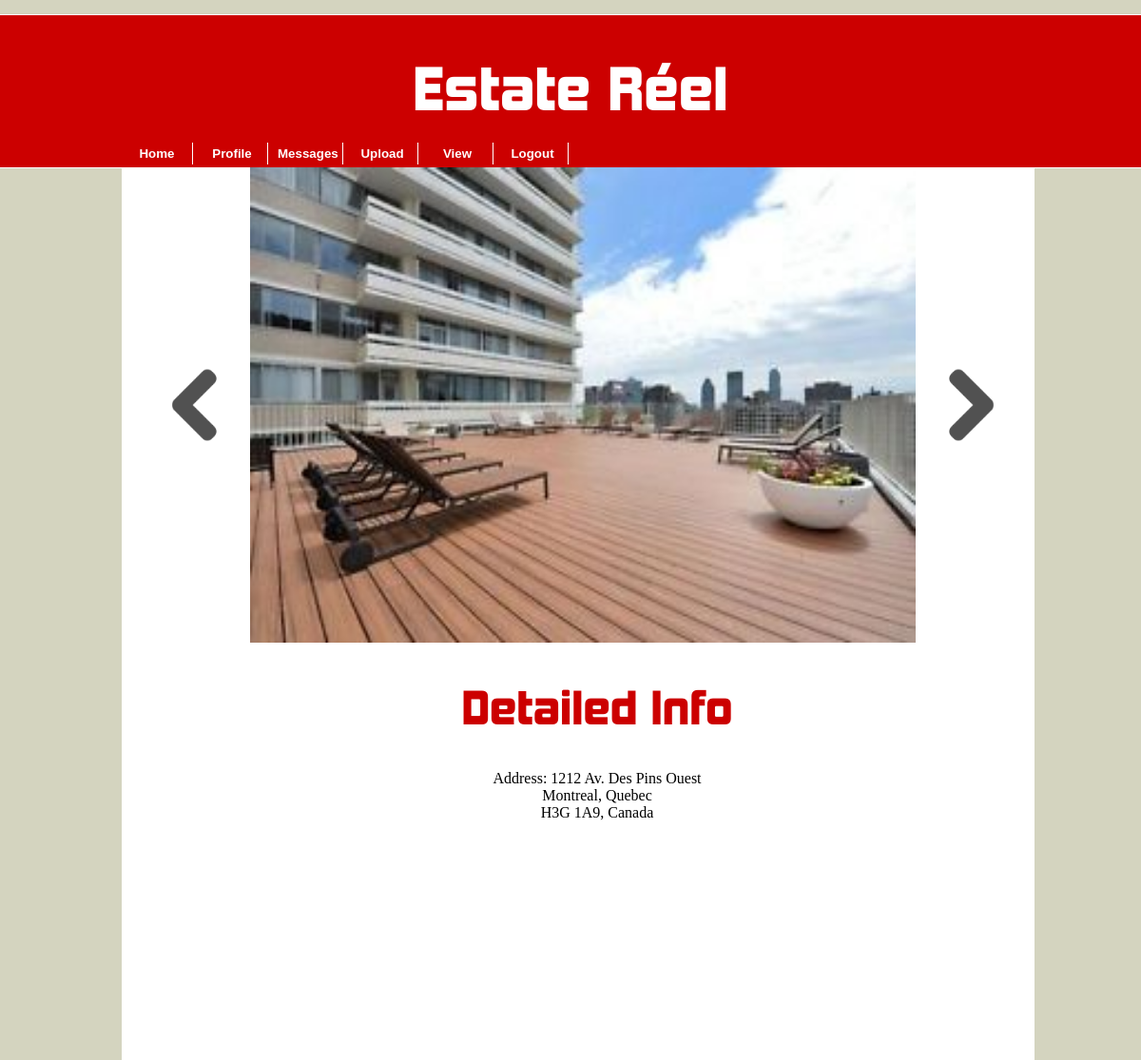
Screenshot of /showDetails.php?hiddenID=2 (signed in) with the database file from the repository.
### tables this page shows
CREATE TABLE IF NOT EXISTS `apartment_images` (
`image_id` int(5) NOT NULL,
  `dwelling_Id` int(6) NOT NULL,
  `file_name` varchar(200) NOT NULL,
  `file_size` varchar(200) NOT NULL,
  `file_type` varchar(200) NOT NULL
);

CREATE TABLE IF NOT EXISTS `dwellings` (
`dwelling_Id` int(6) NOT NULL,
  `address_id` int(4) NOT NULL,
  `user_id` int(6) NOT NULL,
  `type` varchar(255) DEFAULT NULL,
  `description` varchar(1000) DEFAULT NULL,
  `no_of_rooms` int(11) DEFAULT NULL,
  `no_of_bathrooms` int(11) DEFAULT NULL,
  `no_of_living_rooms` int(11) DEFAULT NULL,
  `price` int(11) DEFAULT NULL,
  `rangeType` varchar(50) DEFAULT NULL
);

CREATE TABLE IF NOT EXISTS `address_info` (
`address_id` int(4) NOT NULL,
  `house_no` varchar(15) DEFAULT NULL,
  `street_name` varchar(255) DEFAULT NULL,
  `apartment_no` varchar(10) DEFAULT NULL,
  `city` varchar(255) DEFAULT NULL,
  `province` varchar(255) DEFAULT NULL,
  `zip_code` varchar(10) DEFAULT NULL,
  `country` varchar(255) DEFAULT NULL
);

### classes/databaseClass.php (called while the page is built, shortened)
<?php
	class Database{
		public $connection;
		public function createConnection(){
			$servername = "localhost";
			$username = "root";
			$password = "";
			$db = "PHP_database";
			$this->connection = new mysqli($servername, $username, $password, $db);
			$this->connection->set_charset("utf8");
			return $this->connection;
		}
		public function getResultSetAsArray($query){
			$rs = mysqli_query($this->createConnection(), $query) or die($this->connection->error);
			if($rs->num_rows > 0){
				$index = 0;
				while($row = $rs->fetch_assoc()){
					foreach ($row as $key => $value) {
						$arrayAsResult[$index][$key] = $value;
					}
					$index++;
				}
				return $arrayAsResult;
			}
			return null;
		}
	}
?>

### classes/productClass.php (called while the page is built, shortened)
<?php
	class Product extends Database{
		public function displaySpecificProduct($dwelling_Id){
			return parent::getResultSetAsArray("SELECT * FROM dwellings INNER JOIN address_info
														   ON dwellings.address_id = address_info.address_id
														WHERE dwelling_Id = $dwelling_Id");
		}
		public function getAllTheImages($id){
			return parent::getResultSetAsArray("SELECT file_name FROM apartment_images WHERE dwelling_Id = '$id'");
		}
	}
?>

### classes/loginClass.php (called while the page is built, shortened)
<?php
	class Login extends Database{
		public function getRangeType($username){
			$rangeTypeArray = $this->getSpecificUser($username);
			$type = "";
			for ($row=0; $row < count($rangeTypeArray); $row++) {
				$type = $rangeTypeArray[$row]['rangeType'];
			}
			return $type;
		}
		public function getSpecificUser($username){
			return parent::getResultSetAsArray("SELECT * FROM users WHERE username = '$username'");
		}
	}
?>

### showDetails.php (the view, shortened to what this page needs)
<html>
    <head>
        <link rel="stylesheet" type="text/css" href="CSS/mainLayout.css">
        <link rel="stylesheet" type="text/css" href="CSS/styles.css">
    </head>
<?php
	include('PreCode/header.php');
?>
	<div id="col1">
			<?php
				$allTheImages = $productObj->getAllTheImages($_GET['hiddenID']);
			?>
		<img class="arrow" src="apartment_images/left.png" onClick="return goLeft(document.getElementsByClassName('span'))">
		<img class="bigImage" src="apartment_images/<?php echo $allTheImages[0]['file_name']; ?>">
		<img class="arrow" src="apartment_images/right.png" onClick="return goRight(document.getElementsByClassName('span'))">
	</div>
<div id="col2">
<h2>Detailed Info</h2>
<?php
	$detailedInfo = $productObj->displaySpecificProduct($_GET['hiddenID']);
	for ($row = 0; $row < count($detailedInfo); $row++){
		echo "<p>Address: " . $detailedInfo[$row]['house_no'] . " "  . $detailedInfo[$row]['street_name'] . "<br>"
							. $detailedInfo[$row]['city'] 	  . ", " . $detailedInfo[$row]['province'] 	  . "<br>"
							. $detailedInfo[$row]['zip_code'] . ", " . $detailedInfo[$row]['country'] 	  . "</p>";
	}
?>
</div>
</section>
</body>
</html>

### CSS/mainLayout.css (style rules this page uses)
body { background-color: #D4D4BF; text-align: center; height: 100%; }
h2 { text-align: center; font-family: headerFont; color: #C00; font-weight: bolder; font-size: 35pt; }
#col2 { width: 80%; }

### CSS/styles.css (style rules this page uses)
#col1 { position: relative; left: 50%; margin-left: -450px; width:910px; height:500px; }
#col2 { position: relative; left: 50%; margin-left:-460px; width:100%; height:400px; }
.bigImage { width: 700px; height: 500px; }
img { width: 100px; height: 100px; }
.arrow { margin-bottom: 200px; cursor: pointer; }

### rows the page displays
apartment_images: file_name (picture)
dwellings: address.house_no "1212", address.street_name "Av. Des Pins Ouest", address.city "Montreal", address.province "Quebec", address.zip_code "H3G 1A9", address.country "Canada"
